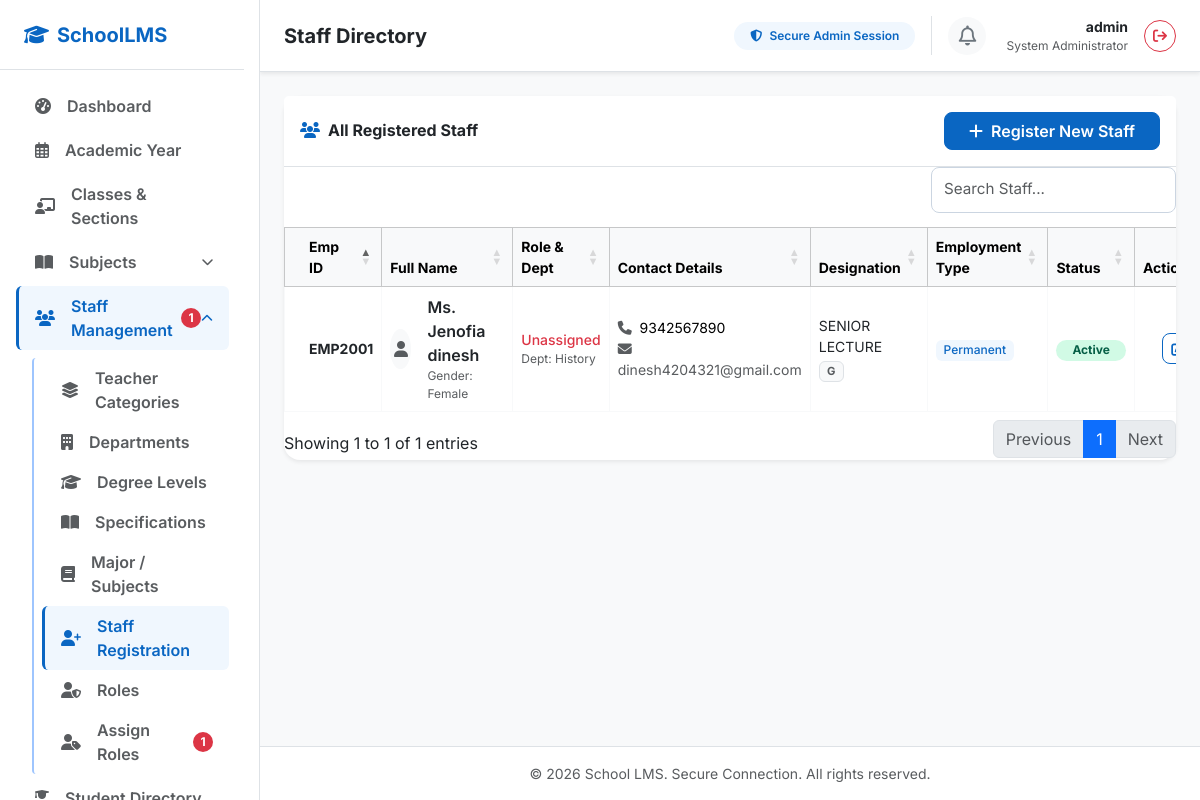
Screenshot of /staff (signed in) with the database file from the repository.
### app.py (models this page shows, shortened)
class Staff(db.Model):
    __tablename__ = 'staff'
    staff_id = db.Column(db.Integer, primary_key=True)
    employee_id = db.Column(db.String(50), unique=True, nullable=False)
    first_name = db.Column(db.String(100), nullable=False)
    last_name = db.Column(db.String(100), nullable=True)
    gender = db.Column(db.String(20), nullable=False)  # Male, Female, Other
    date_of_birth = db.Column(db.Date, nullable=False)
    mobile = db.Column(db.String(20), nullable=False)
    email = db.Column(db.String(100), nullable=False)
    address = db.Column(db.Text, nullable=False)
    teacher_category = db.Column(db.String(50), nullable=True)  # TGT, PGT, PRT, Non-Teaching
    photo = db.Column(db.String(255), nullable=True)
    department_id = db.Column(db.Integer, db.ForeignKey('departments.id'), nullable=False)
    role_id = db.Column(db.Integer, db.ForeignKey('roles.id'), nullable=True)
    designation = db.Column(db.String(100), nullable=False)
    qualifications = db.relationship('StaffQualification', backref='staff', cascade='all, delete-orphan', lazy=True)
    experiences = db.relationship('StaffExperience', backref='staff', cascade='all, delete-orphan', lazy=True)
    experience_level = db.Column(db.String(50), nullable=True)  # Fresher, Experienced
    experience_type = db.Column(db.String(50), nullable=True)   # Industry Experience, Teaching Experience
    experience_years = db.Column(db.Integer, nullable=True)
    previous_work_details = db.Column(db.Text, nullable=True)
    basic_salary = db.Column(db.Numeric(10, 2), nullable=True)
    aadhar_number = db.Column(db.String(20), nullable=True)
    aadhar_document = db.Column(db.String(255), nullable=True)
    account_holder_name = db.Column(db.String(100), nullable=True)
    bank_name = db.Column(db.String(100), nullable=True)
    account_number = db.Column(db.String(50), nullable=True)
    ifsc_code = db.Column(db.String(20), nullable=True)
    bank_document = db.Column(db.String(255), nullable=True)
    joining_date = db.Column(db.Date, nullable=False)
    employment_type = db.Column(db.String(50), nullable=False)  # Permanent, Contract
    status = db.Column(db.String(50), nullable=False, default='Active')  # Active, Inactive, Terminated, Resigned
    date_of_termination = db.Column(db.Date, nullable=True)
    termination_reason = db.Column(db.Text, nullable=True)
    relieving_date = db.Column(db.Date, nullable=True)
    username = db.Column(db.String(100), unique=True, nullable=False)
    password_hash = db.Column(db.String(255), nullable=False)
    last_login = db.Column(db.DateTime, nullable=True)
    created_at = db.Column(db.DateTime, default=datetime.utcnow, nullable=False)
    updated_at = db.Column(db.DateTime, default=datetime.utcnow, onupdate=datetime.utcnow, nullable=False)

class Department(db.Model):
    __tablename__ = 'departments'
    id = db.Column(db.Integer, primary_key=True)
    name = db.Column(db.String(100), unique=True, nullable=False)
    short_form = db.Column(db.String(20), nullable=True)
    staff_members = db.relationship('Staff', backref='department', lazy=True)

### app.py (the view)
@app.route('/staff')
def staff_list():
    if not session.get('admin_logged_in'):
        flash("Access denied. Please log in first.", "warning")
        return redirect(url_for('login'))
    all_staff = Staff.query.order_by(Staff.staff_id.desc()).all()
    return render_template('admin/staff_list.html', staff_members=all_staff, admin_username=session.get('admin_username'))

### templates/admin/staff_list.html (shortened to what this page needs)
{% extends "admin/base.html" %}
{% block header_title %}Staff Directory{% endblock %}
{% block extra_css %}
<link rel="stylesheet" href="https://cdn.datatables.net/1.13.6/css/dataTables.bootstrap5.min.css">
{% endblock %}
{% block content %}
<div class="row">
    <div class="col-12">
        {% set unassigned_count = 0 %}
        {% for staff in staff_members %}
            {% if not staff.role %}
                {% set unassigned_count = unassigned_count + 1 %}
            {% endif %}
        {% endfor %}
        <div class="card border-0 shadow-sm rounded-4 bg-white">
            <div class="card-header bg-white border-bottom py-3 d-flex justify-content-between align-items-center">
                <div>
                    <h6 class="fw-bold text-dark mb-0">
                        <i class="fa-solid fa-users me-2 text-blue-primary"></i>All Registered Staff
                    </h6>
                </div>
                <div>
                    <a href="{{ url_for('register_staff') }}" class="btn btn-blue-primary fw-semibold px-4">
                        <i class="fa-solid fa-plus me-1"></i> Register New Staff
                    </a>
                </div>
            </div>
            <div class="card-body p-0">
                <div class="table-responsive">
                    <table id="staffTable" class="table table-bordered table-hover align-middle mb-0 w-100">
                        <thead class="table-light text-muted fw-semibold small">
                            <tr>
                                <th class="ps-4">Emp ID</th>
                                <th class="">Full Name</th>
                                <th class="">Role & Dept</th>
                                <th class="">Contact Details</th>
                                <th class="">Designation</th>
                                <th class="">Employment Type</th>
                                <th class="">Status</th>
                                <th class=" text-center">Actions</th>
                            </tr>
                        </thead>
                        <tbody class="">
                            {% if staff_members %}
                                {% for staff in staff_members %}
                                    <tr class="border-bottom border-light">
                                        <td class="ps-4 text-dark fw-bold small">
                                            {{ staff.employee_id }}
                                        </td>
                                        <td>
                                            <div class="d-flex align-items-center">
                                                {% if staff.photo %}
                                                    <img src="{{ url_for('static', filename='uploads/staff/' ~ staff.photo) }}" alt="Photo" class="rounded-circle me-3" style="width: 40px; height: 40px; object-fit: cover;">
                                                {% else %}
                                                    <div class="rounded-circle me-3 bg-light d-flex align-items-center justify-content-center text-muted" style="width: 40px; height: 40px;">
                                                        <i class="fa-solid fa-user"></i>
                                                    </div>
                                                {% endif %}
                                                <div>
                                                    <div class="fw-semibold text-dark">{% if staff.gender == 'Male' %}Mr. {% elif staff.gender == 'Female' %}Ms. {% endif %}{{ staff.first_name }} {{ staff.last_name or '' }}</div>
                                                    <div class="text-muted small" style="font-size: 0.75rem;">
                                                        Gender: {{ staff.gender }}
                                                    </div>
                                                </div>
                                            </div>
                                        </td>
                                        <td>
                                            {% if staff.role %}
                                                <div class="text-dark fw-medium small">{{ staff.role.name }}</div>
                                            {% else %}
                                                <div class="text-danger fw-medium small">Unassigned</div>
                                            {% endif %}
                                            <div class="text-muted small" style="font-size: 0.75rem;">
                                                Dept: {{ staff.department.name }}
                                            </div>
                                        </td>
                                        <td>
                                            <div class="small"><i class="fa-solid fa-phone me-1 text-muted"></i> {{ staff.mobile }}</div>
                                            <div class="small text-muted"><i class="fa-solid fa-envelope me-1 text-muted"></i> {{ staff.email }}</div>
                                        </td>
                                        <td>
                                            <div class="text-dark small">{{ staff.designation }}</div>
                                            {% if staff.teacher_category %}
                                                <span class="badge bg-light text-muted border mt-1" style="font-size: 0.7rem;">
                                                    {{ staff.teacher_category }}
                                                </span>
                                            {% endif %}
                                        </td>
                                        <td>
                                            <span class="badge bg-blue-light text-blue-primary fw-medium">
                                                {{ staff.employment_type }}
                                            </span>
                                        </td>
                                        <td>
                                            {% if staff.status == 'Active' %}
                                                <span class="badge bg-success-light text-success fw-bold px-3 py-1.5 rounded-pill">
                                                    Active
                                                </span>
                                            {% elif staff.status == 'Inactive' %}
                                                <span class="badge bg-secondary-light text-secondary fw-bold px-3 py-1.5 rounded-pill">
                                                    Inactive
                                                </span>
                                            {% elif staff.status == 'Resigned' %}
                                                <span class="badge bg-warning-light text-warning fw-bold px-3 py-1.5 rounded-pill">
                                                    Resigned
                                                </span>
                                            {% elif staff.status == 'Terminated' %}
                                                <span class="badge bg-danger-light text-danger fw-bold px-3 py-1.5 rounded-pill">
                                                    Terminated
                                                </span>
                                            {% else %}
                                                <span class="badge bg-light text-muted border px-3 py-1.5 rounded-pill">
                                                    {{ staff.status }}
                                                </span>
                                            {% endif %}
                                        </td>
                                        <td class="text-center">
                                            <a href="{{ url_for('edit_staff', staff_id=staff.staff_id) }}" class="btn btn-sm btn-outline-blue" title="Edit Staff Details">
                                                <i class="fa-solid fa-pen-to-square"></i>
                                            </a>
                                        </td>
                                    </tr>
                                {% endfor %}
                            {% endif %}
                        </tbody>
                    </table>
                </div>
            </div>
        </div>
    </div>
</div>
{% endblock %}

### static/css/style.css (style rules this page uses)
:root { --blue-primary: #0a66c2; --blue-hover: #004182; --blue-dark: #002244; --blue-light: #f0f7fe; --blue-accent: #3b82f6; --bg-light: #f8fafc; --text-dark: #1e293b; --text-muted: #64748b; --success-light: #d1fae5; --success-text: #065f46; --warning-light: #fef3c7; --warning-text: #92400e; --info-light: #e0f2fe; --info-text: #0369a1; }
body { font-family: 'Inter', sans-serif; color: var(--text-dark); background-color: var(--bg-light) !important; }
.text-blue-primary { color: var(--blue-primary) !important; }
.bg-blue-light { background-color: var(--blue-light) !important; }
.btn-blue-primary { background-color: var(--blue-primary); border-color: var(--blue-primary); color: #ffffff; transition: all 0.2s ease-in-out; border-radius: 8px; }
.btn-outline-blue { color: var(--blue-primary); border-color: var(--blue-primary); background-color: transparent; transition: all 0.2s ease-in-out; border-radius: 8px; }
.bg-success-light { background-color: var(--success-light) !important; }
.text-success { color: var(--success-text) !important; }

### rows the page displays
Staff: employee_id "EMP2001", shows "Ms.", first_name "Jenofia", last_name "dinesh", gender "Female", department.name "History", mobile "9342567890", email "dinesh4204321@gmail.com", designation "SENIOR LECTURE", teacher_category "G", employment_type "Permanent", status "Active"

### other values shown
{{ unassigned_staff_count }} "1"
{{ admin_username or 'Admin' }} "admin"
